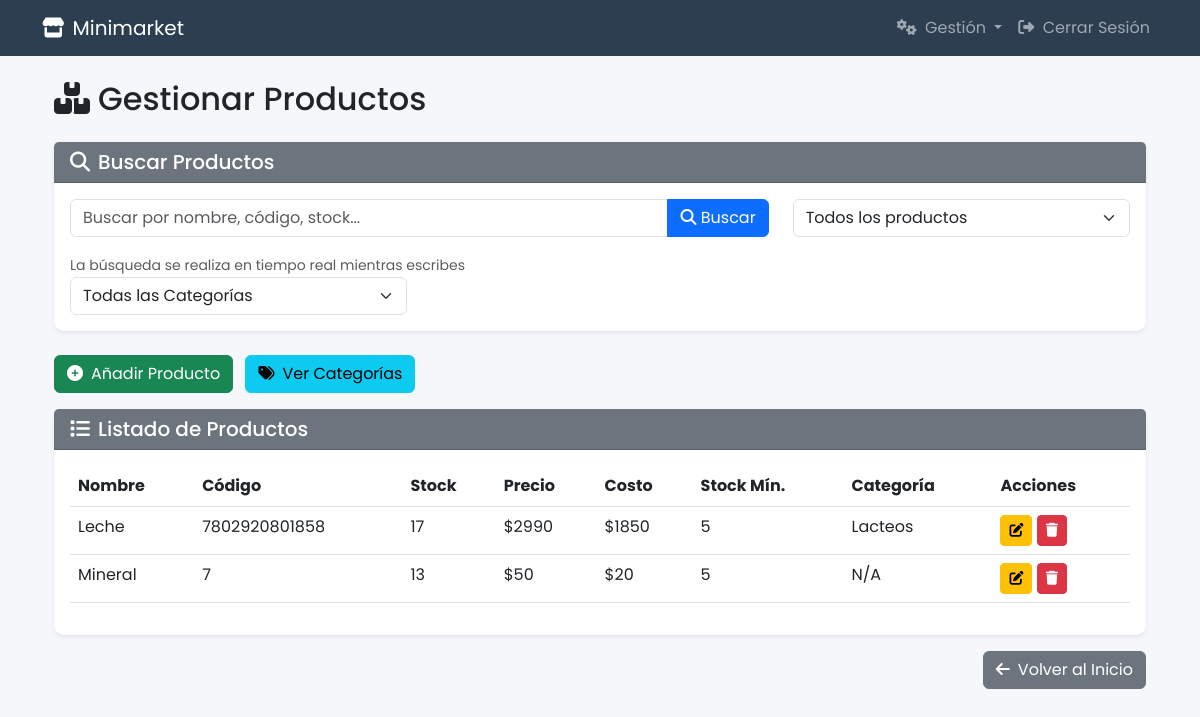
The page /gestionar_productos/ (signed in) on the database as committed earlier.
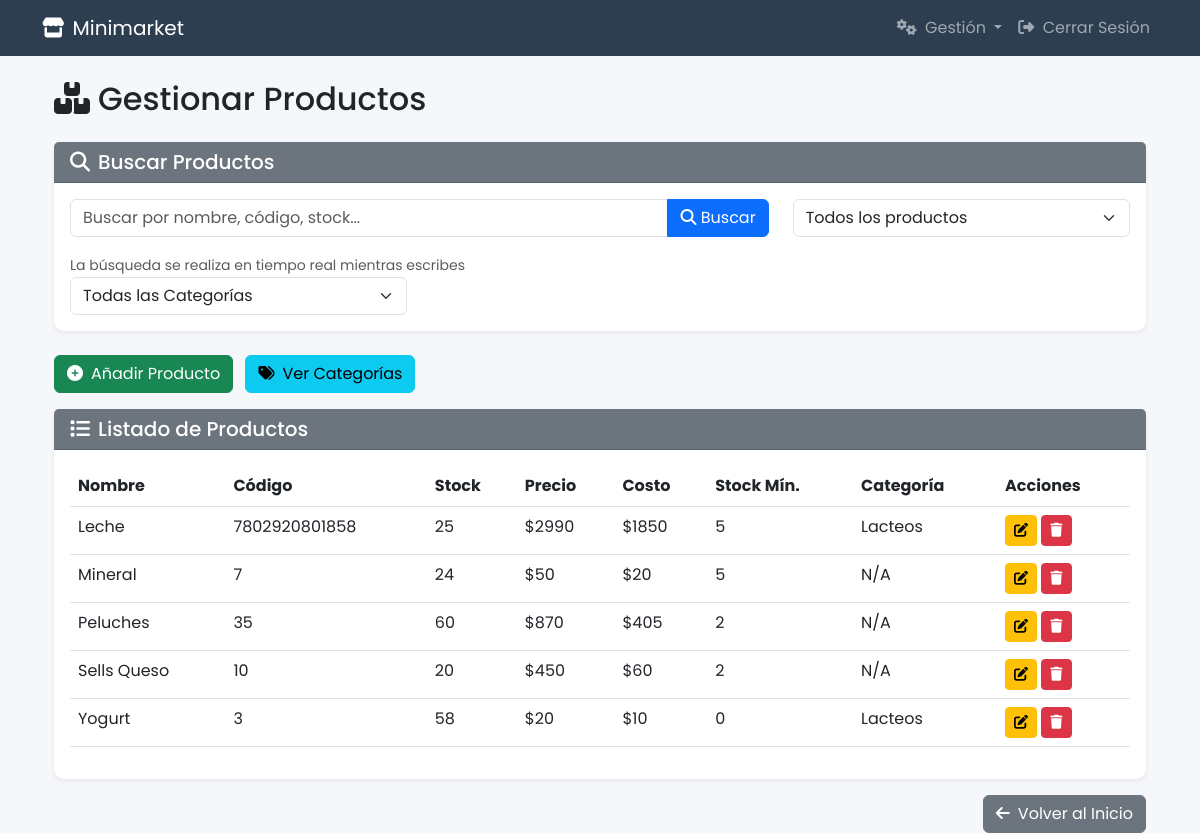
The same page on the database as committed later.
### Tienda/models.py (models this page shows, shortened)
class Producto(models.Model):
    nombre = models.CharField(max_length=100)
    codigo_barras = models.PositiveIntegerField(default=0)
    stock = models.PositiveIntegerField(default=0)
    precio = models.PositiveIntegerField(default=0)
    costo = models.PositiveIntegerField(default=0)
    minimal_stock = models.PositiveIntegerField(default=0)
    categoria = models.ForeignKey(Categoria, on_delete=models.SET_NULL, null=True, blank=True, related_name='productos')

class Categoria(models.Model):
    nombre = models.CharField(max_length=100, unique=True)

### Tienda/views/product_views.py (the view, shortened to what this page needs)
# urls.py: path('gestionar_productos/', product_views.gestionar_productos, name='gestionar_productos'),
@login_required
@user_passes_test(is_superuser, login_url='home')
def gestionar_productos(request):
    productos = Producto.objects.all().order_by('nombre')
    productos = Producto.objects.all().order_by('nombre')
    context = {
        'productos': productos,
        'es_superadmin': request.user.is_superuser,
        'categorias': Categoria.objects.all().order_by('nombre')
    }
    return render(request, 'Tienda/productos.html', context)

### Tienda/views/product_views.py (called while the page is built)
def is_superuser(user):
    return user.is_superuser

### Tienda/templates/Tienda/productos.html (shortened to what the changed rows need)
{% extends 'Tienda/base_layout.html' %}
{% block content %}
<div class="container mt-4">
    <h2 class="mb-4"><i class="fas fa-boxes me-2"></i>Gestionar Productos</h2>
    <div class="card border-0 shadow-sm">
        <div class="card-body">
            <div class="table-responsive">
                <table class="table table-hover" id="tabla-productos">
                    <thead>
                        <tr>
                            <th>Nombre</th>
                            <th>Código</th>
                            <th>Stock</th>
                            <th>Precio</th>
                            <th>Costo</th>
                            <th>Stock Mín.</th>
                            <th>Categoría</th>
                            <th>Acciones</th>
                        </tr>
                    </thead>
                    <tbody>
                        {% for producto in productos %}
                        <tr class="fila-producto" data-nombre="{{ producto.nombre|lower }}" data-codigo="{{ producto.codigo_barras }}" data-stock="{{ producto.stock }}" data-precio="{{ producto.precio }}" data-costo="{{ producto.costo }}" data-minimal_stock="{{ producto.minimal_stock }}" data-categoria-id="{{ producto.categoria.id|default:'' }}">
                            <td>{{ producto.nombre }}</td>
                            <td>{{ producto.codigo_barras }}</td>
                            <td>{{ producto.stock }}</td>
                            <td>${{ producto.precio|floatformat:0 }}</td>
                            <td>${{ producto.costo|floatformat:0 }}</td>
                            <td>{{ producto.minimal_stock }}</td>
                            <td>{{ producto.categoria.nombre|default:"N/A" }}</td>
                            <td>
                                <button class="btn btn-sm btn-warning editar-producto" data-id="{{ producto.id }}" data-nombre="{{ producto.nombre }}" data-codigo="{{ producto.codigo_barras }}" data-stock="{{ producto.stock }}" data-precio="{{ producto.precio }}" data-costo="{{ producto.costo }}" data-minimal_stock="{{ producto.minimal_stock }}" data-categoria-id="{{ producto.categoria.id|default:'' }}"><i class="fas fa-edit"></i></button>
                                <button class="btn btn-sm btn-danger eliminar-producto" data-id="{{ producto.id }}"><i class="fas fa-trash"></i></button>
                            </td>
                        </tr>
                        {% empty %}
                        <tr id="no-resultados">
                            <td colspan="7" class="text-center">No hay productos registrados.</td>
                        </tr>
                        {% endfor %}
                    </tbody>
                </table>
            </div>
        </div>
    </div>
</div>
{% endblock %}

Rows that differ between the two databases and show on the page:
changed Producto "Leche": stock "17" → "25"
changed Producto "Mineral": stock "13" → "24"
added Producto: nombre "Peluches", codigo_barras "35", stock "60", precio "870", costo "405", minimal_stock "2", categoria.nombre "N/A"
added Producto: nombre "Sells Queso", codigo_barras "10", stock "20", precio "450", costo "60", minimal_stock "2", categoria.nombre "N/A"
added Producto: nombre "Yogurt", codigo_barras "3", stock "58", precio "20", costo "10", minimal_stock "0", categoria.nombre "Lacteos"
